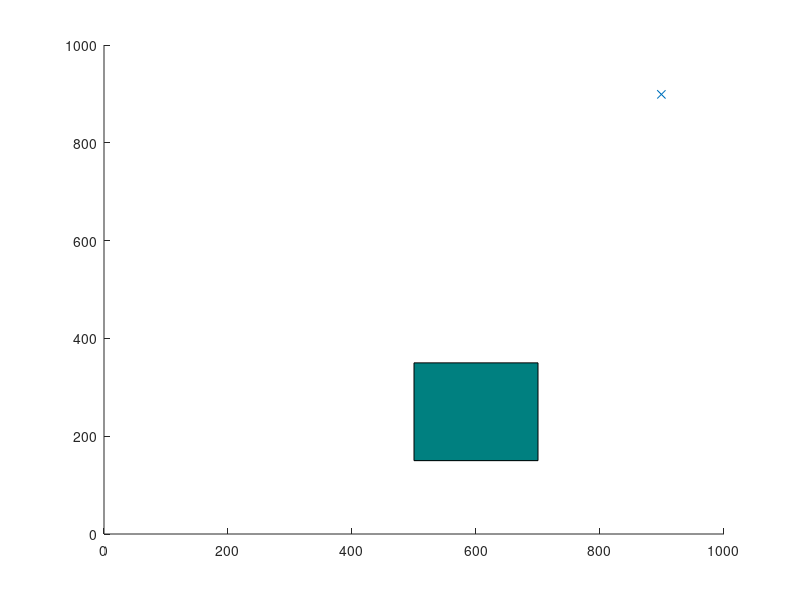

This figure's MATLAB source: (Note: this script raises an error after producing the figure.)
% RRT* algorithm in 2D with collision avoidance.
% 
% Author: Sai Vemprala
% 
% nodes:    Contains list of all explored nodes. Each node contains its
%           coordinates, cost to reach and its parent.
% 
% Brief description of algorithm: 
% 1. Pick a random node q_rand.
% 2. Find the closest node q_near from explored nodes to branch out from, towards
%    q_rand.
% 3. Steer from q_near towards q_rand: interpolate if node is too far away, reach
%    q_new. Check that obstacle is not hit.
% 4. Update cost of reaching q_new from q_near, treat it as Cmin. For now,
%    q_near acts as the parent node of q_new.
% 5. From the list of 'visited' nodes, check for nearest neighbors with a 
%    given radius, insert in a list q_nearest.
% 6. In all members of q_nearest, check if q_new can be reached from a
%    different parent node with cost lower than Cmin, and without colliding
%    with the obstacle. Select the node that results in the least cost and 
%    update the parent of q_new.
% 7. Add q_new to node list.
% 8. Continue until maximum number of nodes is reached or goal is hit.

clearvars
close all

x_max = 1000;
y_max = 1000;
obstacle = [500,150,200,200];
EPS = 20;
numNodes = 3000;        

q_start.coord = [0 0];
q_start.cost = 0;
q_start.parent = 0;
q_goal.coord = [999 999];
q_goal.cost = 0;

nodes(1) = q_start;
figure(1)
axis([0 x_max 0 y_max])
rectangle('Position',obstacle,'FaceColor',[0 .5 .5])
hold on

for i = 1:1:numNodes
    q_rand = [floor(rand(1)*x_max) floor(rand(1)*y_max)];
    plot(q_rand(1), q_rand(2), 'x', 'Color',  [0 0.4470 0.7410])
    
    % Break if goal node is already reached
    for j = 1:1:length(nodes)
        if nodes(j).coord == q_goal.coord
            break
        end
    end
    
    % Pick the closest node from existing list to branch out from
    ndist = [];
    for j = 1:1:length(nodes)
        n = nodes(j);
        tmp = sqrt((n.coord(1)-q_rand(1))^2 + (n.coord(2)-q_rand(2))^2);
        ndist = [ndist tmp];
    end
    [val, idx] = min(ndist);
    q_near = nodes(idx);
    
    q_new.coord = steer(q_rand, q_near.coord, val, EPS);
    if noCollision(q_rand, q_near.coord, obstacle)
        line([q_near.coord(1), q_new.coord(1)], [q_near.coord(2), q_new.coord(2)], 'Color', 'k', 'LineWidth', 2);
        drawnow
        hold on
        q_new.cost = dist(q_new.coord, q_near.coord) + q_near.cost;
        
        % Within a radius of r, find all existing nodes
        q_nearest = [];
        r = 60;
        neighbor_count = 1;
        for j = 1:1:length(nodes)
            if noCollision(nodes(j).coord, q_new.coord, obstacle) && ((nodes(j).coord(1)-q_new.coord(1))^2 + (nodes(j).coord(2)-q_new.coord(2))^2 - r^2) <= 0
                q_nearest(neighbor_count).coord = nodes(j).coord;
                q_nearest(neighbor_count).cost = nodes(j).cost;
                neighbor_count = neighbor_count+1;
            end
        end
        
        % Initialize cost to currently known value
        q_min = q_near;
        C_min = q_new.cost;
        
        % Iterate through all nearest neighbors to find alternate lower
        % cost paths
        
        for k = 1:1:length(q_nearest)
            if noCollision(q_nearest(k).coord, q_new.coord, obstacle) && q_nearest(k).cost + dist(q_nearest(k).coord, q_new.coord) < C_min
                q_min = q_nearest(k);
                C_min = q_nearest(k).cost + dist(q_nearest(k).coord, q_new.coord);
                line([q_min.coord(1), q_new.coord(1)], [q_min.coord(2), q_new.coord(2)], 'Color', 'g');                
                hold on
            end
        end
        
        % Update parent to least cost-from node
        for j = 1:1:length(nodes)
            if nodes(j).coord == q_min.coord
                q_new.parent = j;
            end
        end
        
        % Append to nodes
        nodes = [nodes q_new];
    end
end

D = [];
for j = 1:1:length(nodes)
    tmpdist = dist(nodes(j).coord, q_goal.coord);
    D = [D tmpdist];
end

% Search backwards from goal to start to find the optimal least cost path

[val, idx] = min(D);
q_final = nodes(idx);
q_goal.parent = idx;
q_end = q_goal;
nodes = [nodes q_goal];
while q_end.parent ~= 0
    start = q_end.parent;
    line([q_end.coord(1), nodes(start).coord(1)], [q_end.coord(2), nodes(start).coord(2)], 'Color', 'r', 'LineWidth', 2);
    hold on
    q_end = nodes(start);
end


